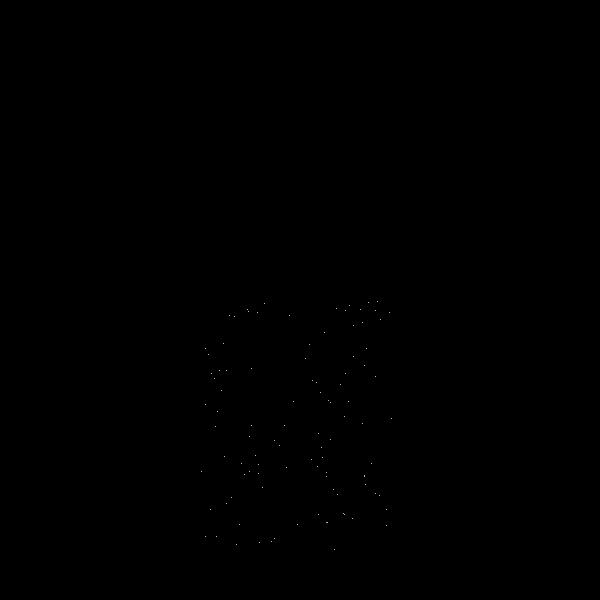
Frame 1 (no input)
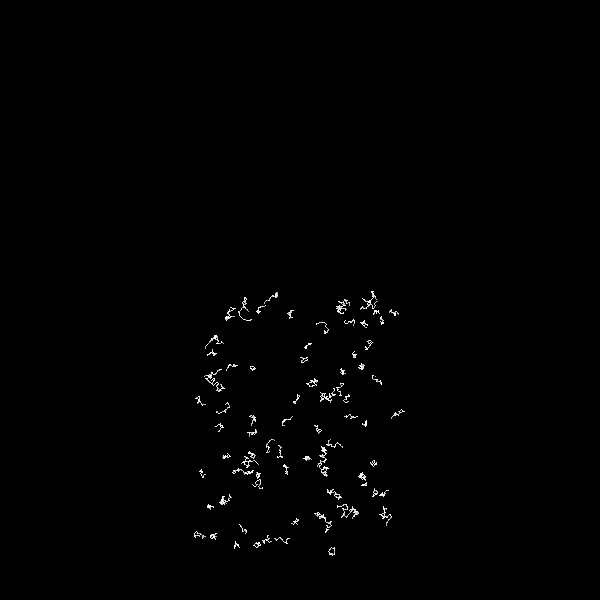
Frame 60 (the mouse pressed at the canvas centre just before this capture)
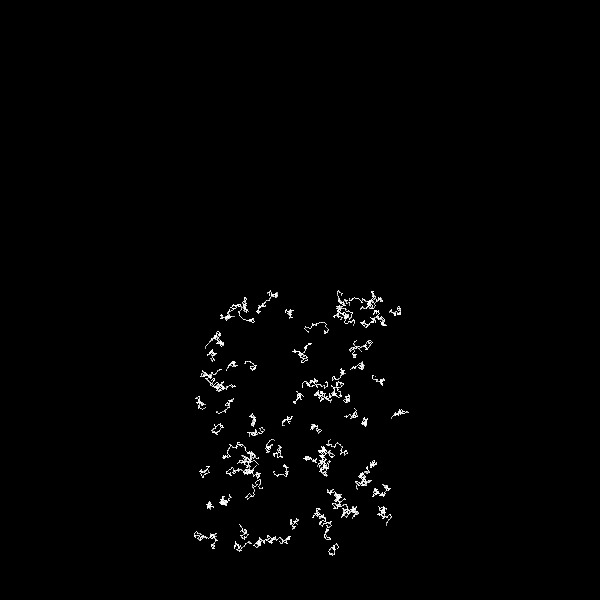
Frame 120 (the mouse held since frame 60 and released just before this capture)

The Processing sketch that drew these frames (run headless with seeded random() and noise(); from frame 60 on, the mouse is pressed at the canvas centre):

// Processing sketch: Brownian_motion_particles
// ── Brownian_motion_particles.pde
int num = 100;

float[] ax = new float[num];
float[] ay = new float[num]; 

float[] bx = new float[num];
float[] by = new float[num]; 

void setup(){
  size(600,600);
  background(0);
  for(int i=0;i<num;i++){
    ax[i]=(float)Math.floor(Math.random()*200)+200;
    ay[i]=(float)Math.floor(Math.random()*250)+300;
  }
  
  for(int i=0;i<num;i++){
      bx[i]=(float)(Math.random()*6)-3;
      by[i]=(float)(Math.random()*6)-3;
    }
    
}

//float speed = 0;
float t = 0;

void draw() {
  clear();
  stroke(255);
  if (t >= 90){
    for(int i=0;i<num;i++){
    ax[i]=ax[i]+bx[i];
    ay[i]=ay[i]+by[i];
  }
  
    for(int i=0;i<num;i++){
      bx[i]=(float)(Math.random()*6)-3;
      by[i]=(float)(Math.random()*6)-3;
    }
    t=0;
  }
  //speed =(float)Math.floor(Math.random()*2)+0.01;
  for(int i=0;i<num;i++){
    point(ax[i]+(bx[i]*sin(radians(t))),ay[i]+(by[i]*sin(radians(t))));
  }
  t+=20;
}
